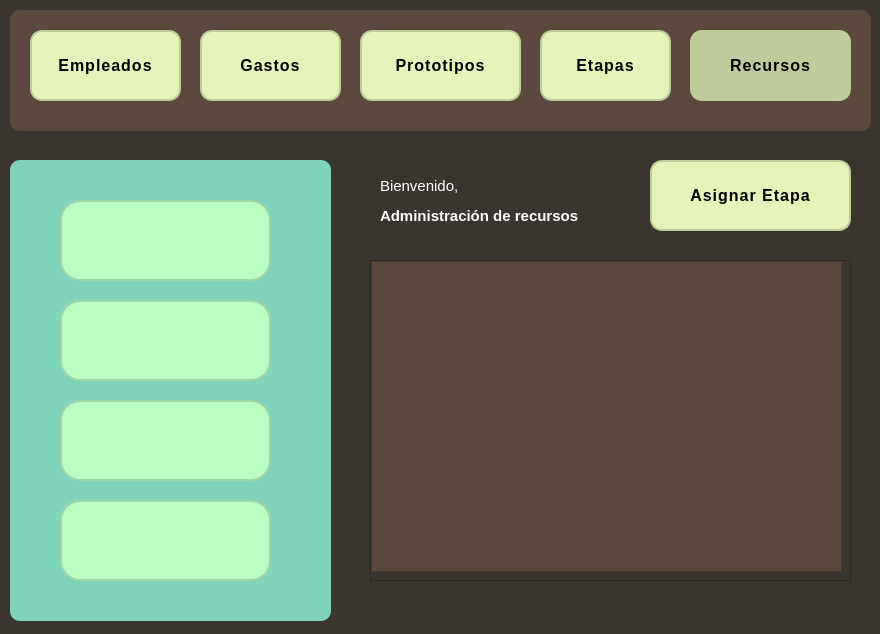
<?xml version="1.0" encoding="UTF-8"?>
<ui version="4.0">
 <class>MainWindow</class>
 <widget class="QMainWindow" name="MainWindow">
  <property name="geometry">
   <rect>
    <x>0</x>
    <y>0</y>
    <width>880</width>
    <height>634</height>
   </rect>
  </property>
  <property name="windowTitle">
   <string>MainWindow</string>
  </property>
  <property name="styleSheet">
   <string notr="true">color:white;
background-color: rgb(58, 53, 47);
</string>
  </property>
  <property name="labelUsuario" stdset="0">
   <string/>
  </property>
  <widget class="QWidget" name="centralwidget">
   <widget class="QLabel" name="label">
    <property name="geometry">
     <rect>
      <x>380</x>
      <y>200</y>
      <width>221</width>
      <height>31</height>
     </rect>
    </property>
    <property name="maximumSize">
     <size>
      <width>16777215</width>
      <height>31</height>
     </size>
    </property>
    <property name="styleSheet">
     <string notr="true">font: 15px;
font-family: 'Open Sans', Arial, sans-serif;
color: white;
font-weight: bold;</string>
    </property>
    <property name="text">
     <string>Administración de recursos</string>
    </property>
   </widget>
   <widget class="QFrame" name="frame">
    <property name="geometry">
     <rect>
      <x>10</x>
      <y>10</y>
      <width>861</width>
      <height>121</height>
     </rect>
    </property>
    <property name="styleSheet">
     <string notr="true">QFrame{
background-color: rgb(92, 73, 61);
border-radius: 10px;
}

QPushButton {
    background-color: #e5f3ba;
    border: 2px solid rgb(192, 203, 155);
    border-radius: 12px;
    padding: 12px 20px;
    font-family: 'Open Sans', Arial, sans-serif;
    font-size: 16px;
    font-weight: 600;
    letter-spacing: 1px;
    text-transform: uppercase;
}
QPushButton:hover {
    background-color:  rgb(192, 203, 155);
}
QPushButton:pressed {
    background-color: #e5f3ba;
}


</string>
    </property>
    <property name="frameShape">
     <enum>QFrame::StyledPanel</enum>
    </property>
    <property name="frameShadow">
     <enum>QFrame::Raised</enum>
    </property>
    <widget class="QPushButton" name="btnEmpleados">
     <property name="geometry">
      <rect>
       <x>20</x>
       <y>20</y>
       <width>151</width>
       <height>71</height>
      </rect>
     </property>
     <property name="cursor">
      <cursorShape>PointingHandCursor</cursorShape>
     </property>
     <property name="styleSheet">
      <string notr="true">color:black;</string>
     </property>
     <property name="text">
      <string>Empleados</string>
     </property>
    </widget>
    <widget class="QPushButton" name="btnGastos">
     <property name="geometry">
      <rect>
       <x>190</x>
       <y>20</y>
       <width>141</width>
       <height>71</height>
      </rect>
     </property>
     <property name="cursor">
      <cursorShape>PointingHandCursor</cursorShape>
     </property>
     <property name="styleSheet">
      <string notr="true">color:black;</string>
     </property>
     <property name="text">
      <string>Gastos</string>
     </property>
    </widget>
    <widget class="QPushButton" name="btnProto">
     <property name="geometry">
      <rect>
       <x>350</x>
       <y>20</y>
       <width>161</width>
       <height>71</height>
      </rect>
     </property>
     <property name="cursor">
      <cursorShape>PointingHandCursor</cursorShape>
     </property>
     <property name="styleSheet">
      <string notr="true">color:black;</string>
     </property>
     <property name="text">
      <string>Prototipos</string>
     </property>
    </widget>
    <widget class="QPushButton" name="btnEtapas">
     <property name="geometry">
      <rect>
       <x>530</x>
       <y>20</y>
       <width>131</width>
       <height>71</height>
      </rect>
     </property>
     <property name="styleSheet">
      <string notr="true">color: black;</string>
     </property>
     <property name="text">
      <string>Etapas</string>
     </property>
    </widget>
    <widget class="QPushButton" name="btnRecursos">
     <property name="geometry">
      <rect>
       <x>680</x>
       <y>20</y>
       <width>161</width>
       <height>71</height>
      </rect>
     </property>
     <property name="styleSheet">
      <string notr="true">background-color: rgb(192, 203, 155);
color:black;</string>
     </property>
     <property name="text">
      <string>Recursos</string>
     </property>
    </widget>
   </widget>
   <widget class="QLabel" name="labelusu">
    <property name="geometry">
     <rect>
      <x>380</x>
      <y>170</y>
      <width>291</width>
      <height>31</height>
     </rect>
    </property>
    <property name="styleSheet">
     <string notr="true">font: 15px;
font-family: 'Open Sans', Arial, sans-serif;
color: white</string>
    </property>
    <property name="text">
     <string>Bienvenido,</string>
    </property>
   </widget>
   <widget class="QFrame" name="frame_2">
    <property name="geometry">
     <rect>
      <x>10</x>
      <y>160</y>
      <width>321</width>
      <height>461</height>
     </rect>
    </property>
    <property name="styleSheet">
     <string notr="true">QFrame{
background-color: #80d3bb;
border-radius: 10px;
}

QPushButton {
        background-color: #bafdc2;
        font-family: &quot;Arial&quot;;
        font-size: 14px;
        font-weight: bold; 
		border-radius: 20px;
		 border: 2px solid rgb(157, 213, 164);

}

QPushButton:hover {
    background-color: rgb(157, 213, 164);
}
QPushButton:pressed {
    background-color: rgb(0, 95, 0);
    border-color: rgb(0, 85, 0);
}
</string>
    </property>
    <property name="frameShape">
     <enum>QFrame::StyledPanel</enum>
    </property>
    <property name="frameShadow">
     <enum>QFrame::Raised</enum>
    </property>
    <widget class="QPushButton" name="btnAddRecursos">
     <property name="geometry">
      <rect>
       <x>50</x>
       <y>40</y>
       <width>211</width>
       <height>81</height>
      </rect>
     </property>
     <property name="cursor">
      <cursorShape>PointingHandCursor</cursorShape>
     </property>
     <property name="styleSheet">
      <string notr="true"/>
     </property>
     <property name="text">
      <string/>
     </property>
     <property name="icon">
      <iconset>
       <normaloff>imagenes/anadir.png</normaloff>imagenes/anadir.png</iconset>
     </property>
     <property name="iconSize">
      <size>
       <width>70</width>
       <height>70</height>
      </size>
     </property>
    </widget>
    <widget class="QPushButton" name="btnDeleteRecursos">
     <property name="geometry">
      <rect>
       <x>50</x>
       <y>140</y>
       <width>211</width>
       <height>81</height>
      </rect>
     </property>
     <property name="cursor">
      <cursorShape>PointingHandCursor</cursorShape>
     </property>
     <property name="styleSheet">
      <string notr="true"/>
     </property>
     <property name="text">
      <string/>
     </property>
     <property name="icon">
      <iconset>
       <normaloff>imagenes/borrar.png</normaloff>imagenes/borrar.png</iconset>
     </property>
     <property name="iconSize">
      <size>
       <width>70</width>
       <height>70</height>
      </size>
     </property>
    </widget>
    <widget class="QPushButton" name="btnEditRecursos">
     <property name="geometry">
      <rect>
       <x>50</x>
       <y>240</y>
       <width>211</width>
       <height>81</height>
      </rect>
     </property>
     <property name="cursor">
      <cursorShape>PointingHandCursor</cursorShape>
     </property>
     <property name="styleSheet">
      <string notr="true"/>
     </property>
     <property name="text">
      <string/>
     </property>
     <property name="icon">
      <iconset>
       <normaloff>imagenes/administracion.png</normaloff>imagenes/administracion.png</iconset>
     </property>
     <property name="iconSize">
      <size>
       <width>70</width>
       <height>70</height>
      </size>
     </property>
    </widget>
    <widget class="QPushButton" name="btninspectRecursos">
     <property name="geometry">
      <rect>
       <x>50</x>
       <y>340</y>
       <width>211</width>
       <height>81</height>
      </rect>
     </property>
     <property name="cursor">
      <cursorShape>PointingHandCursor</cursorShape>
     </property>
     <property name="text">
      <string/>
     </property>
     <property name="icon">
      <iconset>
       <normaloff>imagenes/reclutamiento.png</normaloff>imagenes/reclutamiento.png</iconset>
     </property>
     <property name="iconSize">
      <size>
       <width>70</width>
       <height>70</height>
      </size>
     </property>
    </widget>
   </widget>
   <widget class="QScrollArea" name="scrollArea_2">
    <property name="geometry">
     <rect>
      <x>370</x>
      <y>260</y>
      <width>481</width>
      <height>321</height>
     </rect>
    </property>
    <property name="widgetResizable">
     <bool>true</bool>
    </property>
    <widget class="QWidget" name="scrollAreaWidgetContents_2">
     <property name="geometry">
      <rect>
       <x>0</x>
       <y>0</y>
       <width>479</width>
       <height>319</height>
      </rect>
     </property>
     <widget class="QListWidget" name="listrecursos">
      <property name="geometry">
       <rect>
        <x>0</x>
        <y>0</y>
        <width>471</width>
        <height>311</height>
       </rect>
      </property>
      <property name="styleSheet">
       <string notr="true">color: white;
background-color: rgb(92, 73, 61);</string>
      </property>
     </widget>
    </widget>
   </widget>
   <widget class="QPushButton" name="addEtapa">
    <property name="geometry">
     <rect>
      <x>650</x>
      <y>160</y>
      <width>201</width>
      <height>71</height>
     </rect>
    </property>
    <property name="styleSheet">
     <string notr="true">    background-color: #e5f3ba;
    border: 2px solid rgb(192, 203, 155);
    border-radius: 12px;
    padding: 12px 20px;
    font-family: 'Open Sans', Arial, sans-serif;
    font-size: 16px;
    font-weight: 600;
    letter-spacing: 1px;
    text-transform: uppercase;
	color:black;</string>
    </property>
    <property name="text">
     <string>Asignar Etapa</string>
    </property>
   </widget>
  </widget>
 </widget>
 <resources/>
 <connections/>
</ui>
